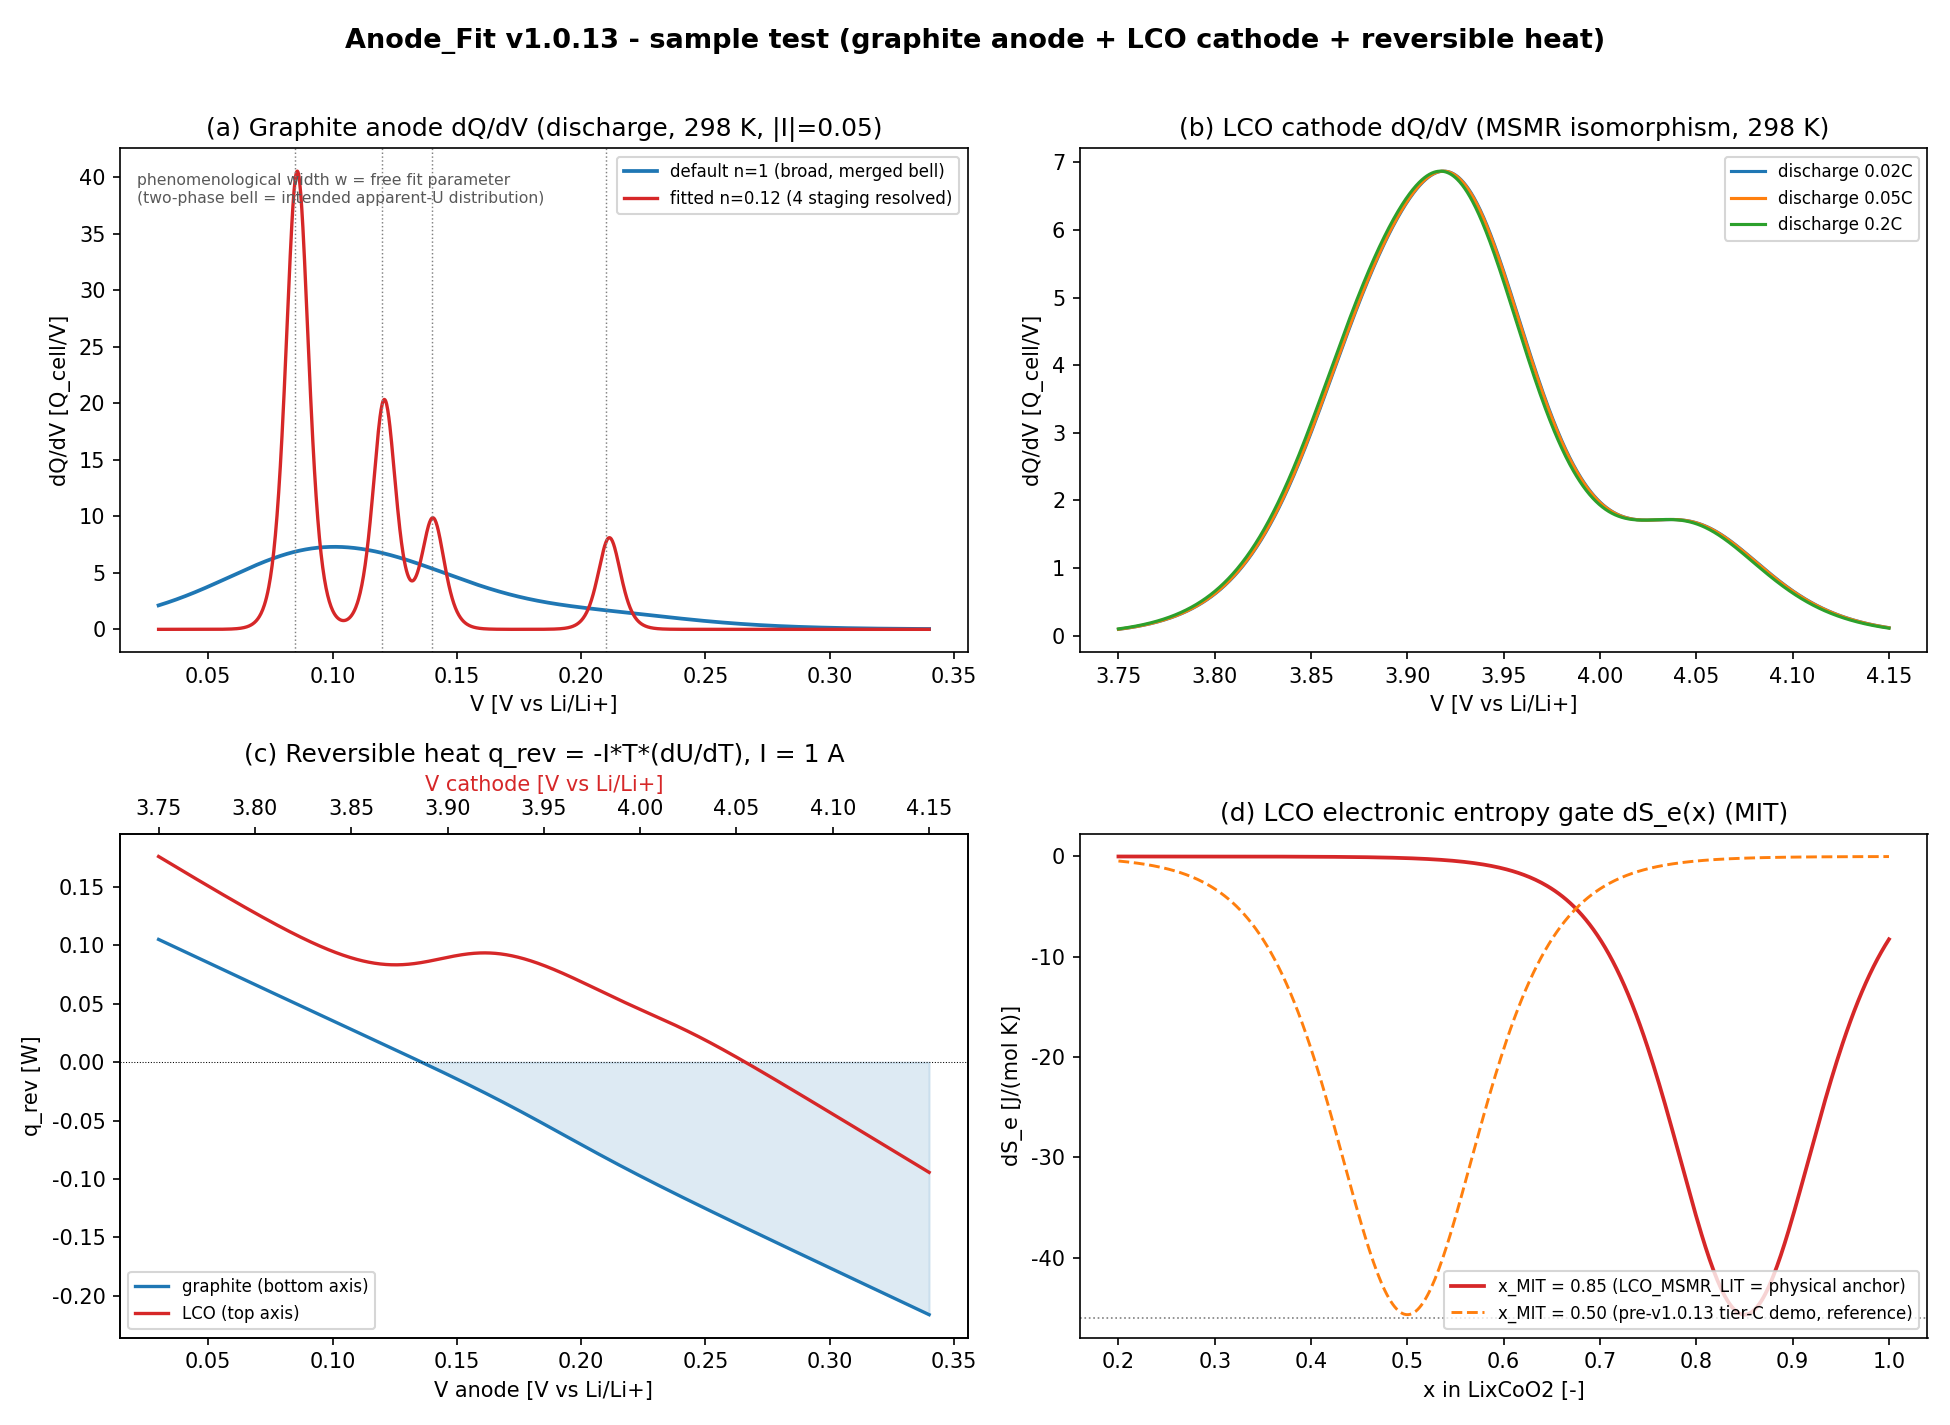

This figure's Python source:
# -*- coding: utf-8 -*-
"""Anode_Fit v1.0.13 -- sample test figure (P4.4; English/ASCII labels only, glyph-safe).

Uses only v1.0.13 functions/classes (no re-implementation):
    GraphiteAnodeDischargeDQDV, LCOCathodeDQDV, func_dSe_molar,
    GRAPHITE_STAGING_LIT, LCO_MSMR_LIT, and the reversible_heat method.
Panels (2x2):
    (a) graphite anode dQ/dV (discharge, 298 K): default n=1 vs fitted n=0.12
    (b) LCO cathode dQ/dV (MSMR isomorphism) at three C-rates
    (c) reversible heat q_rev = -I*T*(dU/dT) for graphite and LCO
    (d) LCO electronic entropy MIT gate dS_e(x)
Output: sample_test_v1013.png (same folder, dpi=150). Deterministic (no RNG).
"""
import sys, importlib.util, copy
try:
    sys.stdout.reconfigure(encoding="utf-8", errors="replace")
except Exception:
    pass
import numpy as np
import matplotlib
matplotlib.use("Agg")
import matplotlib.pyplot as plt
matplotlib.rcParams["font.family"] = "DejaVu Sans"      # ASCII-safe default font
matplotlib.rcParams["axes.unicode_minus"] = False        # avoid minus-glyph issues
matplotlib.rcParams["mathtext.default"] = "regular"

CODE = r"D:\Projects\Project_Anode_Fit\Claude\docs\v1.0.13\Anode_Fit_v1.0.13.py"
OUT = r"D:\Projects\Project_Anode_Fit\Claude\docs\v1.0.13\sample_test_v1013.png"
spec = importlib.util.spec_from_file_location("anodefit", CODE)
m = importlib.util.module_from_spec(spec); spec.loader.exec_module(m)

# ---- instantiate v1.0.13 classes (representative parameters) ----
gr = m.GraphiteAnodeDischargeDQDV(m.GRAPHITE_STAGING_LIT, x=0.5, Rn=0.01, Cbg=0.0)
lco = m.LCOCathodeDQDV(m.LCO_MSMR_LIT, x=0.5, Rn=0.01, Cbg=0.0)

# fitted graphite: narrow the phenomenological width (n per transition)
# so the 4 staging transitions separate ('n' takes precedence over 'w' fallback)
fit_staging = copy.deepcopy(m.GRAPHITE_STAGING_LIT)
for tr in fit_staging:
    tr["n"] = 0.12                       # phenomenological free fit width (model unchanged)
gr_fit = m.GraphiteAnodeDischargeDQDV(fit_staging, x=0.5, Rn=0.01, Cbg=0.0)

Vg = np.linspace(0.03, 0.34, 1400)       # graphite anode window [V vs Li/Li+]
Vc = np.linspace(3.75, 4.15, 1200)       # LCO cathode window [V vs Li/Li+]

fig, ax = plt.subplots(2, 2, figsize=(13, 9.5))
fig.suptitle("Anode_Fit v1.0.13 - sample test (graphite anode + LCO cathode + reversible heat)",
             fontsize=13, fontweight="bold")

# (a) graphite dQ/dV: default (n=1, merged bell) vs fitted (n=0.12, 4 staging separated)
yg_def = np.asarray(gr.dqdv(Vg, T=298.15, I_abs=0.05, Q_cell=1.0, s=+1))
yg_fit = np.asarray(gr_fit.dqdv(Vg, T=298.15, I_abs=0.05, Q_cell=1.0, s=+1))
ax[0, 0].plot(Vg, yg_def, "C0", lw=1.8, label="default n=1 (broad, merged bell)")
ax[0, 0].plot(Vg, yg_fit, "C3", lw=1.6, label="fitted n=0.12 (4 staging resolved)")
for U in (0.210, 0.140, 0.120, 0.085):
    ax[0, 0].axvline(U, color="gray", ls=":", lw=0.7)
ax[0, 0].set_title("(a) Graphite anode dQ/dV (discharge, 298 K, |I|=0.05)")
ax[0, 0].set_xlabel("V [V vs Li/Li+]")
ax[0, 0].set_ylabel("dQ/dV [Q_cell/V]")
ax[0, 0].legend(fontsize=8, loc="upper right")
ax[0, 0].text(0.02, 0.95, "phenomenological width w = free fit parameter\n"
              "(two-phase bell = intended apparent-U distribution)",
              transform=ax[0, 0].transAxes, fontsize=7.5, va="top", color="0.35")

# (b) LCO cathode dQ/dV (MSMR isomorphism) at three C-rates via curve() facade
for c_rate, lab in [(0.02, "0.02C"), (0.05, "0.05C"), (0.2, "0.2C")]:
    ax[0, 1].plot(Vc, lco.curve(Vc, direction="discharge", c_rate=c_rate,
                                Q_cell=1.0, T=298.15),
                  lw=1.5, label="discharge " + lab)
ax[0, 1].set_title("(b) LCO cathode dQ/dV (MSMR isomorphism, 298 K)")
ax[0, 1].set_xlabel("V [V vs Li/Li+]")
ax[0, 1].set_ylabel("dQ/dV [Q_cell/V]")
ax[0, 1].legend(fontsize=8)

# (c) reversible heat q_rev = -I*T*(dU/dT) (T applied once), I = 1 A
qg = np.asarray(gr.reversible_heat(Vg, T=298.15, I=1.0))
ql = np.asarray(lco.reversible_heat(Vc, T=298.15, I=1.0))
ax[1, 0].plot(Vg, qg, "C0", lw=1.6, label="graphite (bottom axis)")
axb = ax[1, 0].twiny()
axb.plot(Vc, ql, "C3", lw=1.6)
axb.set_xlabel("V cathode [V vs Li/Li+]", color="C3")
ax[1, 0].plot([], [], "C3", lw=1.6, label="LCO (top axis)")
ax[1, 0].axhline(0, color="k", lw=0.5, ls=":")
ax[1, 0].fill_between(Vg, qg, 0, where=(qg < 0), color="C0", alpha=0.15)
ax[1, 0].set_title("(c) Reversible heat q_rev = -I*T*(dU/dT), I = 1 A")
ax[1, 0].set_xlabel("V anode [V vs Li/Li+]")
ax[1, 0].set_ylabel("q_rev [W]")
ax[1, 0].legend(fontsize=8, loc="lower left")

# (d) electronic entropy MIT gate dS_e(x) -- func_dSe_molar
xx = np.linspace(0.2, 1.0, 400)
x_mit_demo = float(m.LCO_MSMR_LIT[0]["x_MIT"])  # v1.0.13 loop B: T1 realigned to physical anchor 0.85
ax[1, 1].plot(xx, m.func_dSe_molar(xx, 298.15, 13.0, x_mit_demo, 0.05), "C3", lw=1.8,
              label=f"x_MIT = {x_mit_demo:.2f} (LCO_MSMR_LIT = physical anchor)")
ax[1, 1].plot(xx, m.func_dSe_molar(xx, 298.15, 13.0, 0.50, 0.05), "C1", lw=1.4, ls="--",
              label="x_MIT = 0.50 (pre-v1.0.13 tier-C demo, reference)")
ax[1, 1].axhline(-46, color="gray", ls=":", lw=0.8)
ax[1, 1].set_title("(d) LCO electronic entropy gate dS_e(x) (MIT)")
ax[1, 1].set_xlabel("x in LixCoO2 [-]")
ax[1, 1].set_ylabel("dS_e [J/(mol K)]")
ax[1, 1].legend(fontsize=8, loc="lower right")

plt.tight_layout(rect=(0, 0, 1, 0.97))
plt.savefig(OUT, dpi=150)

# ---- console verification (report only; no physics assertion) ----
def n_peaks(y):
    return int(sum(1 for i in range(1, len(y) - 1)
                   if y[i] > y[i - 1] and y[i] >= y[i + 1] and y[i] > 0.3))

def finite(y):
    return bool(np.all(np.isfinite(y)))

print(f"saved: {OUT}")
print(f"(a) graphite finite={finite(yg_def) and finite(yg_fit)} | "
      f"local maxima: default n=1 -> {n_peaks(yg_def)} | fitted n=0.12 -> {n_peaks(yg_fit)}")
yl_02 = np.asarray(lco.curve(Vc, direction="discharge", c_rate=0.2, Q_cell=1.0, T=298.15))
print(f"(b) LCO 0.2C finite={finite(yl_02)} | max dQ/dV={yl_02.max():.3f} "
      f"@V={Vc[int(np.argmax(yl_02))]:.3f}")
print(f"(c) q_rev finite={finite(qg) and finite(ql)} | "
      f"graphite [{qg.min():.3f},{qg.max():.3f}] W | LCO [{ql.min():.3f},{ql.max():.3f}] W")
print(f"(d) dS_e gate depth @x_MIT: "
      f"{float(m.func_dSe_molar(0.85, 298.15, 13.0, 0.85, 0.05)):.2f} J/(mol K) (target ~ -46)")
print("=== SAMPLE TEST v1.0.13 DONE ===")
